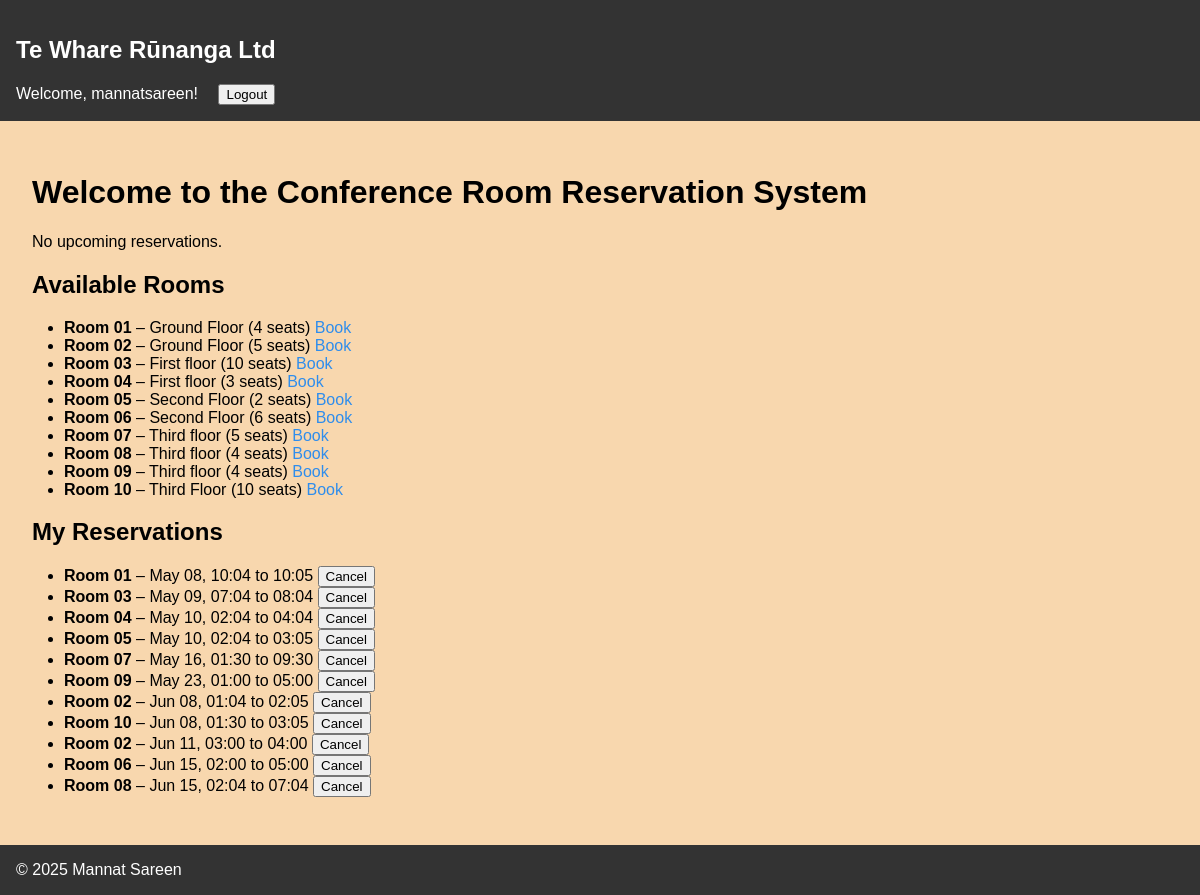
Page / (signed in) on the earlier database version.
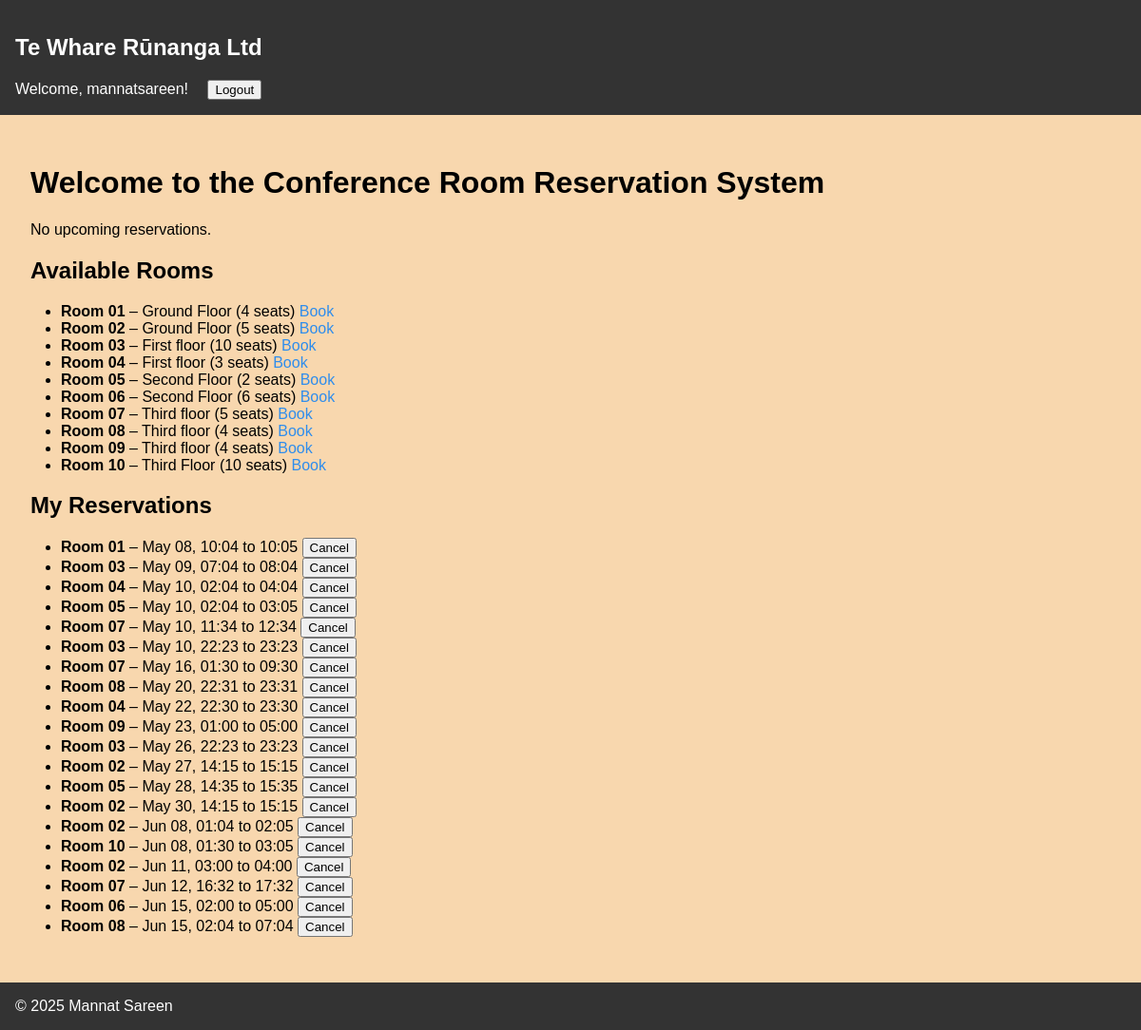
Same page on the later database version.
### reservations/models.py (models this page shows, shortened)
class Rooms(models.Model):
    name        = models.CharField(max_length=100)
    location    = models.CharField(max_length=100)
    capacity    = models.PositiveIntegerField()
    description = models.TextField(blank=True)

class TheReservation(models.Model):
    user       = models.ForeignKey(User, on_delete=models.CASCADE)
    room       = models.ForeignKey(Rooms, on_delete=models.CASCADE)
    start_time = models.DateTimeField()
    end_time   = models.DateTimeField()
    created_at = models.DateTimeField(auto_now_add=True)
    class Meta:
        ordering = ['start_time']
        unique_together = ('room', 'start_time', 'end_time')

### reservations/views.py (the view)
# urls.py: path('', views.home_page, name='home'),
def home_page(request):
    rooms = Rooms.objects.all()
    reminder = None
    reservations = []
    if request.user.is_authenticated:
        now = timezone.now()
        reminder = TheReservation.objects.filter(
            user=request.user,
            start_time__gte=now,
            start_time__lt=now + timedelta(hours=24)
        ).order_by('start_time').first()
        reservations = TheReservation.objects.filter(
            user=request.user
        ).order_by('start_time')
    return render(request, 'home.html', {
        'rooms': rooms,
        'reminder': reminder,
        'reservations': reservations
    })

### reservations/templates/home.html (shortened to what this page needs)
{% extends "base.html" %}
{% block content %}
    <h1>Welcome to the Conference Room Reservation System</h1>
    {% if reminder %}
        <p>You have a reservation coming up at: {{ reminder.start_time }}</p>
    {% else %}
        <p>No upcoming reservations.</p>
    {% endif %}
    <h2>Available Rooms</h2>
    <ul>
        {% for room in rooms %}
            <li>
                <strong>{{ room.name }}</strong> – {{ room.location }} ({{ room.capacity }} seats)
                <a href="{% url 'room_detail' room.pk %}">Book</a>
            </li>
        {% empty %}
            <li>No rooms available.</li>
        {% endfor %}
    </ul>
    {% if user.is_authenticated %}
        <h2>My Reservations</h2>
        <ul>
            {% for res in reservations %}
                <li>
                    <strong>{{ res.room.name }}</strong> – {{ res.start_time|date:"M d, H:i" }}
                    to {{ res.end_time|date:"H:i" }}
                    <form method="post" action="{% url 'reservations_cancel' res.pk %}" style="display:inline;">
                        <button type="submit">Cancel</button>
                    </form>
                </li>
            {% empty %}
                <li>No reservations found.</li>
            {% endfor %}
        </ul>
    {% endif %}
{% endblock %}

Differences in the rows shown:
added TheReservation: room.name "Room 07", start_time "May 10, 11:34", end_time "12:34"
added TheReservation: room.name "Room 03", start_time "May 10, 22:23", end_time "23:23"
added TheReservation: room.name "Room 08", start_time "May 20, 22:31", end_time "23:31"
added TheReservation: room.name "Room 04", start_time "May 22, 22:30", end_time "23:30"
added TheReservation: room.name "Room 03", start_time "May 26, 22:23", end_time "23:23"
added TheReservation: room.name "Room 02", start_time "May 27, 14:15", end_time "15:15"
added TheReservation: room.name "Room 05", start_time "May 28, 14:35", end_time "15:35"
added TheReservation: room.name "Room 02", start_time "May 30, 14:15", end_time "15:15"
added TheReservation: room.name "Room 07", start_time "Jun 12, 16:32", end_time "17:32"
